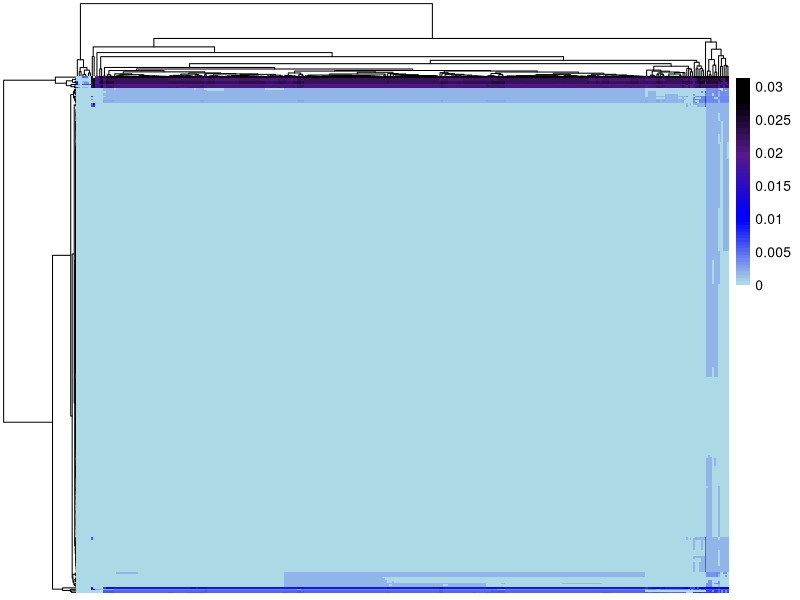

This figure's R source:
# ---------------------------------------------
# Overview:
# This script generates a clustered heatmap of pairwise genetic distances.
# Missing values are replaced with zeros. The color scale is customized 
# to highlight different distance ranges.
# ---------------------------------------------
#Input:
  # - "genetic_distance.csv": CSV file with pairwise genetic distances,
  #   rows and columns must match in order and naming.
# ---------------------------------------------
# Output:
# - "heatmap_plot.pdf": PDF file containing the heatmap.
# ---------------------------------------------

# loading libraries
library(pheatmap)

# loading matrix: genetic pairwise distances 
data <- read.csv("genetic_distance.csv", row.names = 1, check.names = FALSE)

# replace all NAs with 0
data[is.na(data)] <- 0

# subdivide value areas
breaks <- c(
  seq(0, 0.01, length.out = 21),     
  seq(0.011, 0.02, length.out = 21),  
  seq(0.021, 0.03, length.out = 11),  
  seq(0.031, 0.0315, length.out = 6)  
)
# colour gradient according to the breaks
colors <- c(
  colorRampPalette(c("lightblue", "blue"))(20),
  colorRampPalette(c("blue", "purple4"))(20),
  colorRampPalette(c("purple4", "black"))(10),
  rep("black", 5)  
)


# heatmap
pdf("heatmap_plot.pdf", width = 8, height = 6)

pheatmap(data,
         cluster_rows = TRUE,
         cluster_cols = TRUE,
         color = colors,
         breaks = breaks,
         display_numbers = FALSE,
         legend = TRUE,
         show_rownames = FALSE,
         show_colnames = FALSE)

dev.off()
